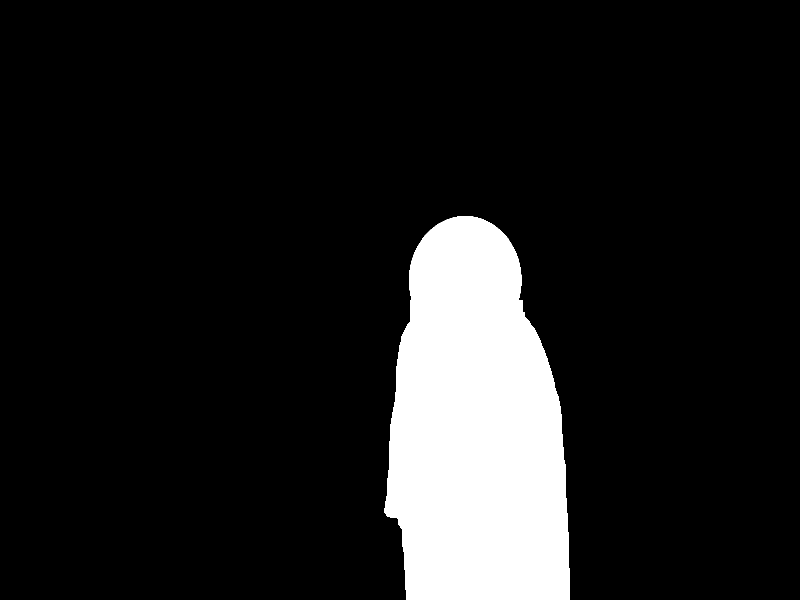
#> input picture tools/paintings/source-animated/skets-2-person.png, 1600 x 1200 px (shown at 1/2 size)
$ python -i import_animated.py   (imports and definitions only)
#> lines starting #> are read from the running program, lines starting #| are printed output that depends on the picture; after the words box and inside, x2 and y2 are one past the last pixel; in counts of white or black regions, pixels touching at a corner belong together
#> further down, picture is the input picture: shape (1200, 1600, 3); 11.7% white; 1 white region, box (x1, y1, x2, y2) and area: (768, 432, 1140, 1200) 225048
"""Import paintings that come with their own animated version (GIF) for "Bring to Life".

For each painting:
  • the still image is fitted to the 4 × 3 ft canvas exactly like import_painting.py (whole artwork
    kept, festive mat around it) → albedo / height / preview / thumb;
  • the GIF becomes `animated.mp4`, laid out on the same canvas. Only what actually moves in the GIF
    (lights, flames, fireworks, sparklers) is taken from it: every video frame is
        still + (gif_frame − gif_frame_0)
    so frame 0 is pixel-identical to the static painting (no jump when it starts or stops), and
    everything that does not move — faces, people, clothing — stays the original still image;
  • frames are cross-blended from the GIF's 6.25 fps to 25 fps so the motion is smooth, and the loop
    wraps seamlessly;
  • a painting without a GIF gets the standard procedural animation (imported.py plan).

usage: python tools/paintings/import_animated.py
"""
import json, os, subprocess, sys, tempfile, shutil
import numpy as np, cv2
from PIL import Image, ImageSequence

HERE = os.path.dirname(os.path.abspath(__file__)); sys.path.insert(0, HERE)
from import_painting import fit_to_canvas, OUT  # noqa: E402
from paintify import bake_preview               # noqa: E402
import fxmaps                                    # noqa: E402

SRC = os.path.join(HERE, 'source-animated')
W, H = 1600, 1200
VW, VH, FPS, SUB = 1280, 960, 25, 4   # video size, output fps, blended sub-frames per GIF frame

# (id, source name, title, description, trim white paper border)
ITEMS = [
    ('trad-ganesh-puja', 'ganesh-puja', 'Family Ganesh Puja at Home',
     'A family prays before Lord Ganesha among glowing diyas, marigolds and a festive rangoli.', True),
    ('trad-kids-rangoli', 'kids-rangoli', 'Rangoli & Fuljhadi on the Doorstep',
     'A girl lights diyas around a rangoli while her brother twirls a fuljhadi under fireworks.', True),
    ('trad-family-home', 'family-home', 'Festival of Lights at Home',
     'Family and neighbours gather at a home strung with lights as fireworks bloom overhead.', False),
    ('trad-lighting-diyas', 'lighting-diyas', 'Lighting the Evening Diyas',
     'A mother and her daughters light diyas on the terrace at dusk.', False),
    ('trad-glowing-diya', 'glowing-diya', 'The Radiant Diya',
     'A single clay diya glowing against a sky of festive colour.', False),
    ('trad-diyas-by-pond', 'diyas-pond', 'Diyas by the Pond',
     'A family arranges a platter of diyas and flowers beside a lamp-lit pond.', False),
]
MEDIUM = 'Animated painting'


def rgb2bgr(a):
    return np.ascontiguousarray(a[..., ::-1])


# [97 lines left out: functions trim_box, art_rect, save_static, build_video, main, not called in this run]


# ---------------------------------------------------------------------------------------------
# GIFs made from a painting that is already in the app (e.g. Skets Studio). The GIF was generated
# from the app's own canvas image, so it is registered to it (sub-pixel offset measured once).
# People are protected:
#   • the main person is cut out precisely (`<id>-person.png`, GrabCut + head region, checked by eye)
#     and is ALWAYS the original painting — nothing from the GIF is used on them (the Skets 2 GIF,
#     for example, adds lights onto the saree that are not in the painting; those are rejected);
#   • inside the other protected rectangles (small background figures) the GIF is used only where
#     the original painting already has a light (string lights / diyas passing behind someone).
G = 1600 / 724   # GIF px (724×543) → canvas px
EXISTING = {
    # id → gif, offset (GIF px, measured by sub-pixel search: 0 for all so far), protection
    'skets-2': dict(gif='skets-2.gif', offset=(0, 0), person=True),
    'skets-3': dict(gif='skets-3.gif', offset=(0, 0), person=True),
    # new paintings supplied as still + GIF (4:3, fills the canvas). `faces` are always kept
    # exactly as the painting (GIF sparkles passing over a deity's face are not shown there).
    'trad-lakshmi-ganesha': dict(
        gif='lakshmi-ganesha.gif', still='lakshmi-ganesha.png', offset=(0, 0),
        faces=[(188, 40, 292, 200), (400, 40, 550, 252)],            # Lakshmi, Ganesha (GIF px)
        title='Lakshmi & Ganesha Diwali Blessings',
        desc='Goddess Lakshmi on her lotus and Lord Ganesha bless the home with gold, light and prosperity.'),
    'trad-family-sparklers': dict(
        gif='family-sparklers.gif', still='family-sparklers.png', offset=(0, 0),
        faces=[(90, 145, 190, 255), (232, 40, 362, 180), (338, 165, 422, 262), (428, 85, 548, 220)],
        title='Sparklers with the Family',
        desc='Mothers and children light fuljhadis around a bowl of glowing diyas under marigold garlands.'),
}


def light_mask(bgr):
    """Pixels of the ORIGINAL painting that are light sources: very bright, warm or white, small,
    strongly brighter than their surroundings (fabric folds and highlights are large / low contrast)."""
    hsv = cv2.cvtColor(bgr, cv2.COLOR_BGR2HSV)
#> hsv: shape (1200, 1600, 3); mean H, S, V 0, 0, 29.9
    Hh, S, V = hsv[..., 0].astype(np.int32), hsv[..., 1].astype(np.int32), hsv[..., 2].astype(np.float32)
#> Hh: shape (1200, 1600) int32; every value is 0
    local = V - cv2.GaussianBlur(V, (0, 0), 6)
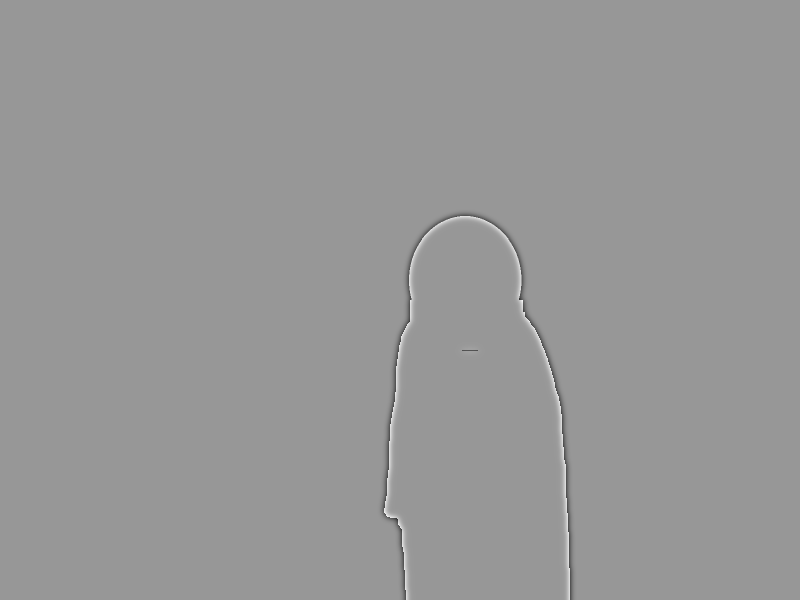
#> local: shape (1200, 1600) float32 (shown at 1/2 size); min -246, max 167, mean 0; drawn with min black and max white
    m = ((V > 235) & (local > 30) & (((Hh >= 4) & (Hh <= 40)) | (S < 60))).astype(np.uint8)
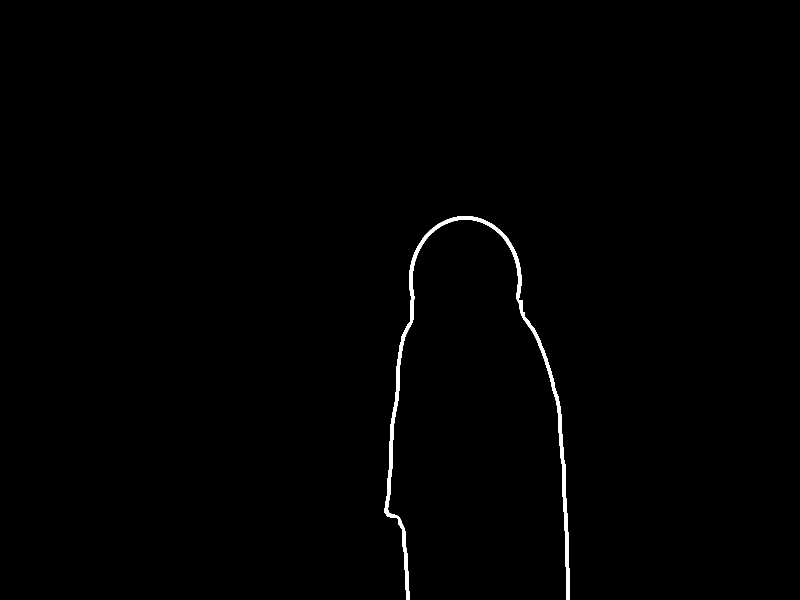
#> m: shape (1200, 1600) (shown at 1/2 size); values 0 (black) and 1 (white), 0.63% white; 1 white region, box (x1, y1, x2, y2) and area: (768, 432, 1140, 1200) 12065
    n, lab, st, _ = cv2.connectedComponentsWithStats(m, 8)
#> n = 2; st = [[0, 0, 1600, 1200, 1907935], [768, 432, 372, 768, 12065]]
    small = np.zeros_like(m)
    for i in range(1, n):
        if st[i, 4] <= 150 and st[i, 2] <= 30 and st[i, 3] <= 30:
            small[lab == i] = 1
#> small: shape (1200, 1600); every value is 0
    small = cv2.dilate(small, np.ones((7, 7), np.uint8))
    return cv2.GaussianBlur(small.astype(np.float32), (0, 0), 2)


# [56 lines left out: function attach_gif, not called in this run]


# [17 lines not run here, left out]

>>> import cv2
>>> picture = cv2.imread('source-animated/skets-2-person.png')
>>> result = light_mask(picture)
